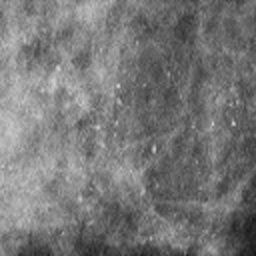
#> input picture sklearn_model/copy_and_test/B7RCC.jpg, 256 x 256 px, found by its file name
$ python coif1_pywt.py
#> lines starting #> are read from the running program, lines starting #| are printed output that depends on the picture
import cv2
import numpy as np
import matplotlib.pyplot as plt
import pywt
import os


def get_coif1_img(img_dir='/mnt/520/lijingyu/lijingyu/zlw/BenignOrMaligantDiagnosis/sklearn_model/copy_and_test/'):
    img_full_name = 'B7RCC.jpg'
    # img_full_name = 'M109LMLO.jpg'

    img_name = img_full_name.split('.')[0]
    img_arr = cv2.imread(os.path.join(img_dir, img_full_name))
#> img_arr is the input picture: shape (256, 256, 3); min 20, max 211, mean 118.8
    print(img_arr.shape)
#| (256, 256, 3)

    ca, (cb, cc, cd) = pywt.dwt2(img_arr, 'coif1')
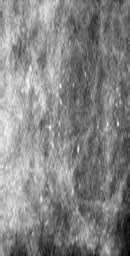
#> ca: shape (256, 130, 4) float64; mean B, G, R, A 237.8, 237.8, 237.8, 237.8; drawn with min black and max white
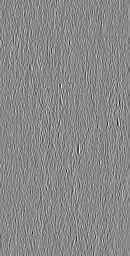
#> cb: shape (256, 130, 4) float64; mean B, G, R, A 0.1, 0.1, 0.1, 0.1; drawn with min black and max white
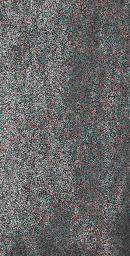
#> cc: shape (256, 130, 4) float64; mean B, G, R, A 1.92e-14, 1.92e-14, 1.92e-14, 1.92e-14; drawn with min black and max white
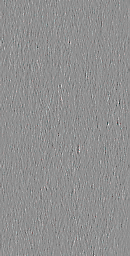
#> cd: shape (256, 130, 4) float64; mean B, G, R, A 4.11e-18, 4.11e-18, 4.93e-18, 4.66e-18; drawn with min black and max white

    cb = np.zeros_like(cb)
    cc = np.zeros_like(cc)
    cd = np.zeros_like(cd)
    coefs = ca, (cb, cc, cd)
    reconstructed_img = pywt.idwt2(coefs, 'coif1')
    cv2.imwrite(os.path.join(img_dir, img_name + "_re.jpg"), reconstructed_img)

    # [15 lines of commented-out code are left out]


def get_topo_mask(img_dir='/mnt/520/lijingyu/lijingyu/zlw/BenignOrMaligantDiagnosis/sklearn_model/copy_and_test/'):
    img_full_name = 'M109LMLO.jpg'
    img_name = img_full_name.split('.')[0]
    gray_img_arr = cv2.imread(os.path.join(img_dir, img_full_name))
    print(gray_img_arr.shape)

    if len(gray_img_arr.shape) == 3:
        gray_img_arr = cv2.cvtColor(gray_img_arr, cv2.COLOR_RGB2GRAY)
    assert len(gray_img_arr.shape) == 2

    coeffs = pywt.wavedec2(gray_img_arr, 'haar', level=3)
    cA3, (cH3, cV3, cD3), (cH2, cV2, cD2), (cH1, cV1, cD1) = coeffs
    coeffs[0] = np.zeros_like(coeffs[0])
    coeffs_2 = list(coeffs[-2])
    coeffs_1 = list(coeffs[-1])
    coeffs_2[-1] = np.zeros_like(coeffs_2[-1])
    coeffs_1[-1] = np.zeros_like(coeffs_1[-1])
    coeffs[-1] = tuple(coeffs_1)
    coeffs[-2] = tuple(coeffs_2)
    reconstructed_img = pywt.waverec2(coeffs, 'haar')
    cv2.imwrite(os.path.join(img_dir, img_name + '_haar.jpg'), reconstructed_img)
    # cv2.imwrite('topo_color.png', topo_mask_img)

get_coif1_img()
# get_topo_mask()

$ run again, with sklearn_model/copy_and_test/B8LMLO.jpg copied over sklearn_model/copy_and_test/B7RCC.jpg
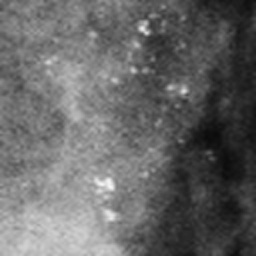
#> input picture sklearn_model/copy_and_test/B8LMLO.jpg, 256 x 256 px, found by its file name
#> in get_coif1_img, img_arr is the input picture: shape (256, 256, 3); min 11, max 246, mean 102.7
#| (256, 256, 3)
#> in get_coif1_img, `ca, (cb, cc, cd) = pywt.dwt2(img_arr, 'coif1')`:
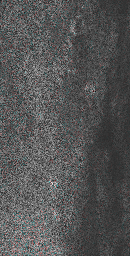
#> cc: shape (256, 130, 4) float64; mean B, G, R, A 1.66e-14, 1.66e-14, 1.66e-14, 1.66e-14; drawn with min black and max white
#> in get_coif1_img, `ca, (cb, cc, cd) = pywt.dwt2(img_arr, 'coif1')`:
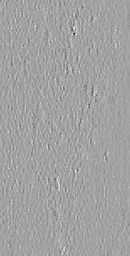
#> cd: shape (256, 130, 4) float64; mean B, G, R, A 3.19e-18, 3.19e-18, 2.7e-18, 2.63e-18; drawn with min black and max white
